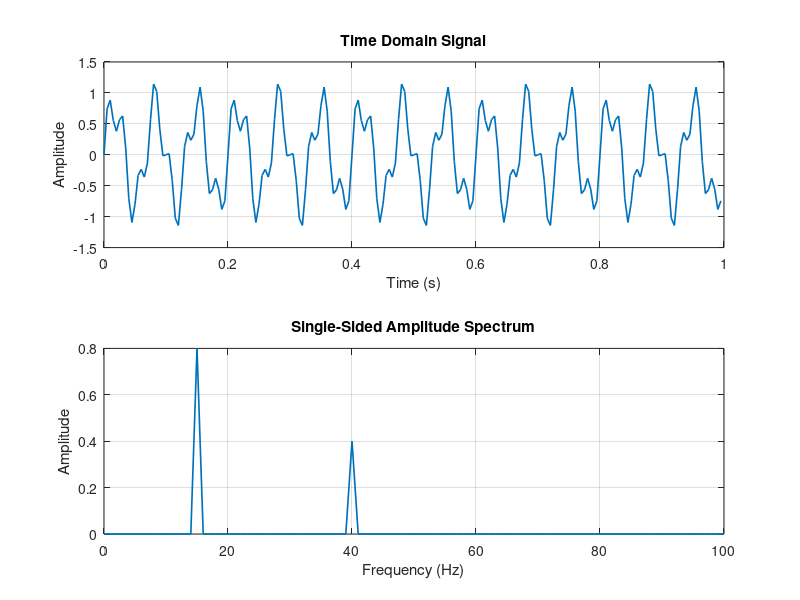

Reproduce this figure in MATLAB.

% Exercise 2: Find Two Frequencies with FFT

clear;
close all;
clc;

fs = 200;
T = 1;
t = 0:1/fs:T-1/fs;

% Generate signal
x = 0.8*sin(2*pi*15*t) + 0.4*sin(2*pi*40*t);

% Calculate FFT
N = length(x);
Y = fft(x);

P2 = abs(Y/N);
P1 = P2(1:N/2+1);
P1(2:end-1) = 2*P1(2:end-1);

f = fs*(0:N/2)/N;

% Frequency bin spacing
df = fs/N;

% Plot results
figure;

subplot(2,1,1);
plot(t,x,'LineWidth',1.2);
grid on;
xlabel('Time (s)');
ylabel('Amplitude');
title('Time Domain Signal');

subplot(2,1,2);
plot(f,P1,'LineWidth',1.2);
grid on;
xlabel('Frequency (Hz)');
ylabel('Amplitude');
title('Single-Sided Amplitude Spectrum');

% Display results
fprintf('Number of samples = %d\n',N);
fprintf('Frequency bin spacing = %.2f Hz\n',df);

saveas(gcf,'two-frequency-spectrum.png');
